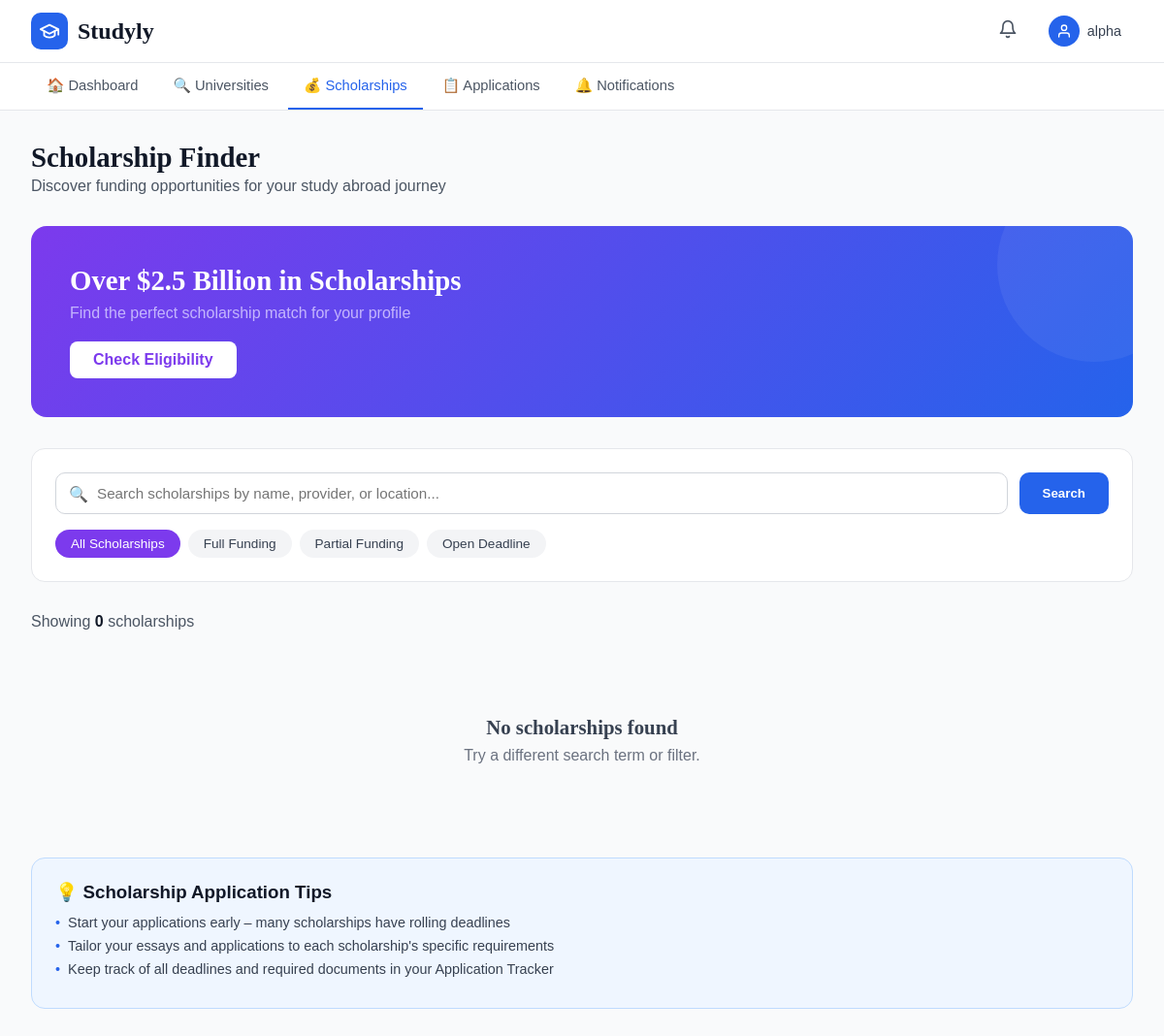
Page /scholarships/ (signed in) on the earlier database version.
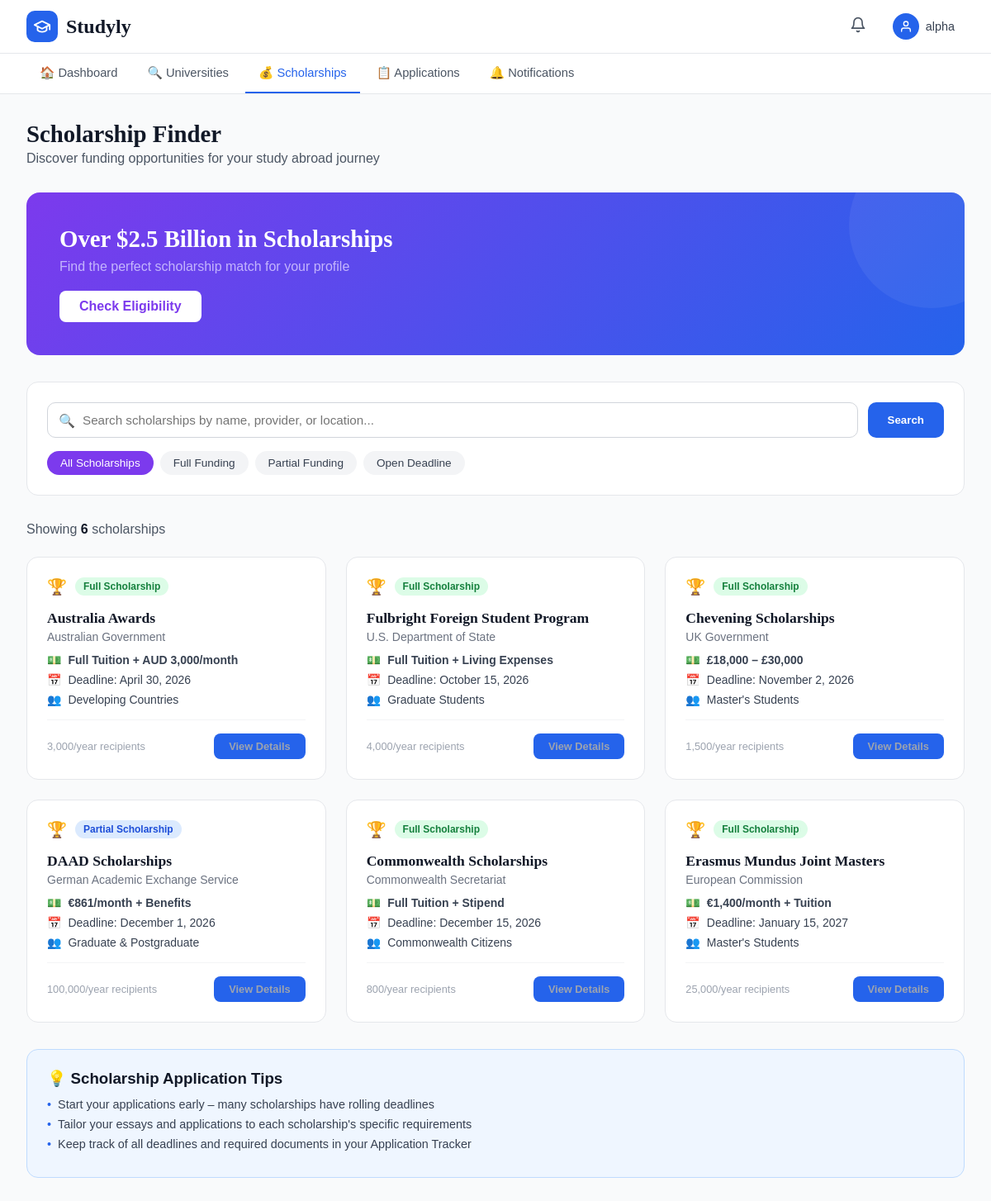
Same page on the later database version.
### users/models.py (models this page shows, shortened)
class User(AbstractUser):
    ROLE_CHOICES = [
        ('student', 'Student'),
        ('admin', 'Admin'),
        ('consultant', 'Educational Consultant'),
    ]
    role = models.CharField(max_length=20, choices=ROLE_CHOICES, default='student')

### scholarships/models.py (models this page shows, shortened)
class Scholarship(models.Model):
    CATEGORY_CHOICES = [
        ('merit', 'Merit-Based'),
        ('need', 'Need-Based'),
        ('sports', 'Sports'),
        ('research', 'Research'),
    ]
    FUNDING_TYPE_CHOICES = [
        ('full', 'Full Funding'),
        ('partial', 'Partial Funding'),
    ]
    title = models.CharField(max_length=255)
    description = models.TextField()
    provider = models.CharField(max_length=255, blank=True, null=True)
    university = models.ForeignKey(
        University,
        on_delete=models.SET_NULL,
        related_name='scholarships',
        null=True,
        blank=True
    )
    amount = models.DecimalField(
        max_digits=12, decimal_places=2,
        null=True, blank=True
    )
    amount_display = models.CharField(
        max_length=150, blank=True, null=True,
        help_text="e.g. Full Tuition + Living Expenses"
    )
    funding_type = models.CharField(
        max_length=10,
        choices=FUNDING_TYPE_CHOICES,
        default='full'
    )
    category = models.CharField(
        max_length=50,
        choices=CATEGORY_CHOICES,
        default='merit'
    )
    deadline = models.DateField()
    target_group = models.CharField(
        max_length=150, blank=True, null=True,
        help_text="e.g. Graduate Students"
    )
    recipients_per_year = models.CharField(
        max_length=50, blank=True, null=True,
        help_text="e.g. 4,000"
    )
    min_gpa_required = models.FloatField(null=True, blank=True)
    min_ielts_required = models.FloatField(null=True, blank=True)
    created_at = models.DateTimeField(auto_now_add=True)
    updated_at = models.DateTimeField(auto_now=True)
    class Meta:
        ordering = ['deadline']
    def is_full_funding(self):
        return self.funding_type == 'full'

### scholarships/views.py (the view)
# urls.py: path('',          views.scholarship_list,   name='list'),
@login_required
def scholarship_list(request):
    scholarships = Scholarship.objects.all()
    query = request.GET.get('q', '')
    if query:
        scholarships = scholarships.filter(
            Q(title__icontains=query) |
            Q(provider__icontains=query) |
            Q(description__icontains=query)
        )
    funding_filter = request.GET.get('funding', '')
    if funding_filter == 'full':
        scholarships = scholarships.filter(funding_type='full')
    elif funding_filter == 'partial':
        scholarships = scholarships.filter(funding_type='partial')
    elif funding_filter == 'open':
        scholarships = scholarships.filter(deadline__gte=timezone.now().date())
    total = scholarships.count()
    return render(request, 'scholarships/scholarships.html', {
        'scholarships': scholarships,
        'total': total,
        'query': query,
        'funding_filter': funding_filter,
    })

### templates/scholarships/scholarships.html (shortened to what this page needs)
{% extends "base.html" %}
{% block content %}
<nav class="top-nav">
  <div class="top-nav-inner">
    <a href="{% url 'dashboard:dashboard' %}" class="logo">
      <div class="logo-icon">
        <svg xmlns="http://www.w3.org/2000/svg" width="22" height="22" fill="none" stroke="white" stroke-width="2" stroke-linecap="round" stroke-linejoin="round" viewBox="0 0 24 24"><path d="M22 10v6M2 10l10-5 10 5-10 5z"/><path d="M6 12v5c3 3 9 3 12 0v-5"/></svg>
      </div>
      <span class="logo-text">Studyly</span>
    </a>
    <div class="nav-right">
      <a href="{% url 'notifications:list' %}" class="bell-btn">
        <svg xmlns="http://www.w3.org/2000/svg" width="20" height="20" fill="none" stroke="currentColor" stroke-width="2" stroke-linecap="round" stroke-linejoin="round" viewBox="0 0 24 24"><path d="M18 8A6 6 0 0 0 6 8c0 7-3 9-3 9h18s-3-2-3-9"/><path d="M13.73 21a2 2 0 0 1-3.46 0"/></svg>
      </a>
      <div class="user-btn">
        <div class="user-avatar">
          <svg xmlns="http://www.w3.org/2000/svg" width="16" height="16" fill="none" stroke="white" stroke-width="2" stroke-linecap="round" stroke-linejoin="round" viewBox="0 0 24 24"><path d="M20 21v-2a4 4 0 0 0-4-4H8a4 4 0 0 0-4 4v2"/><circle cx="12" cy="7" r="4"/></svg>
        </div>
        <span class="user-name">{{ request.user.get_full_name|default:request.user.username }}</span>
      </div>
    </div>
  </div>
</nav>
<div class="sec-nav">
  <div class="sec-nav-inner">
    <a href="{% url 'dashboard:dashboard' %}" class="nav-link">🏠 Dashboard</a>
    <a href="{% url 'universities:list' %}" class="nav-link">🔍 Universities</a>
    <a href="{% url 'scholarships:list' %}" class="nav-link active">💰 Scholarships</a>
    <a href="{% url 'applications:list' %}" class="nav-link">📋 Applications</a>
    <a href="{% url 'notifications:list' %}" class="nav-link">🔔 Notifications</a>
  </div>
</div>
<main>
  <h1 class="page-title">Scholarship Finder</h1>
  <p class="page-subtitle">Discover funding opportunities for your study abroad journey</p>
  <div class="hero-banner">
    <h2>Over $2.5 Billion in Scholarships</h2>
    <p>Find the perfect scholarship match for your profile</p>
    <a href="{% url 'eligibility:check' %}">Check Eligibility</a>
  </div>
  <div class="search-card">
    <form method="get" action="{% url 'scholarships:list' %}">
      <div class="search-row">
        <div class="search-input-wrap">
          <span class="search-icon">🔍</span>
          <input type="text" name="q" value="{{ query }}" placeholder="Search scholarships by name, provider, or location...">
        </div>
        <button type="submit" class="search-btn">Search</button>
      </div>
      <div class="pills">
        <a href="{% url 'scholarships:list' %}{% if query %}?q={{ query }}{% endif %}"
           class="pill {% if not funding_filter %}active{% endif %}">All Scholarships</a>
        <a href="?funding=full{% if query %}&q={{ query }}{% endif %}"
           class="pill {% if funding_filter == 'full' %}active{% endif %}">Full Funding</a>
        <a href="?funding=partial{% if query %}&q={{ query }}{% endif %}"
           class="pill {% if funding_filter == 'partial' %}active{% endif %}">Partial Funding</a>
        <a href="?funding=open{% if query %}&q={{ query }}{% endif %}"
           class="pill {% if funding_filter == 'open' %}active{% endif %}">Open Deadline</a>
      </div>
    </form>
  </div>
  <p class="results-count">Showing <strong>{{ total }}</strong> scholarship{{ total|pluralize }}</p>
  {% if scholarships %}
    <div class="schol-grid">
      {% for s in scholarships %}
        <a href="{% url 'scholarships:detail' s.pk %}" class="schol-card">
          <div class="schol-top">
            <span style="font-size:1.2rem;">🏆</span>
            {% if s.is_full_funding %}
              <span class="badge badge-full">Full Scholarship</span>
            {% else %}
              <span class="badge badge-partial">Partial Scholarship</span>
            {% endif %}
          </div>
          <div class="schol-name">{{ s.title }}</div>
          <div class="schol-provider">{{ s.provider }}</div>
          <div class="schol-details">
            {% if s.amount_display %}
              <div class="schol-detail">💵 <span class="amount">{{ s.amount_display }}</span></div>
            {% endif %}
            <div class="schol-detail">📅 <span>Deadline: {{ s.deadline|date:"F j, Y" }}</span></div>
            {% if s.target_group %}
              <div class="schol-detail">👥 <span>{{ s.target_group }}</span></div>
            {% endif %}
          </div>
          <div class="schol-footer">
            <span>{% if s.recipients_per_year %}{{ s.recipients_per_year }}/year recipients{% endif %}</span>
            <span class="check-btn">View Details</span>
          </div>
        </a>
      {% endfor %}
    </div>
  {% else %}
    <div class="empty-state">
      <h3>No scholarships found</h3>
      <p>Try a different search term or filter.</p>
    </div>
  {% endif %}
  <div class="tips-box">
    <h3>💡 Scholarship Application Tips</h3>
    <div class="tip-item"><span class="tip-dot">•</span><span>Start your applications early – many scholarships have rolling deadlines</span></div>
    <div class="tip-item"><span class="tip-dot">•</span><span>Tailor your essays and applications to each scholarship's specific requirements</span></div>
    <div class="tip-item"><span class="tip-dot">•</span><span>Keep track of all deadlines and required documents in your Application Tracker</span></div>
  </div>
</main>
{% endblock %}

### templates/base.html (shortened to what this page needs)
<!DOCTYPE html>
<html lang="en">
<head>
</head>
<body>
{% block content %}
{% endblock %}
</body>
</html>

Differences in the rows shown:
added Scholarship: funding_type "Full Scholarship", title "Australia Awards", provider "Australian Government", amount_display "Full Tuition + AUD 3,000/month", deadline "April 30, 2026", target_group "Developing Countries", recipients_per_year "3,000"
added Scholarship: funding_type "Full Scholarship", title "Fulbright Foreign Student Program", provider "U.S. Department of State", amount_display "Full Tuition + Living Expenses", deadline "October 15, 2026", target_group "Graduate Students", recipients_per_year "4,000"
added Scholarship: funding_type "Full Scholarship", title "Chevening Scholarships", provider "UK Government", amount_display "£18,000 – £30,000", deadline "November 2, 2026", target_group "Master's Students", recipients_per_year "1,500"
added Scholarship: funding_type "Partial Scholarship", title "DAAD Scholarships", provider "German Academic Exchange Service", amount_display "€861/month + Benefits", deadline "December 1, 2026", target_group "Graduate & Postgraduate", recipients_per_year "100,000"
added Scholarship: funding_type "Full Scholarship", title "Commonwealth Scholarships", provider "Commonwealth Secretariat", amount_display "Full Tuition + Stipend", deadline "December 15, 2026", target_group "Commonwealth Citizens", recipients_per_year "800"
added Scholarship: funding_type "Full Scholarship", title "Erasmus Mundus Joint Masters", provider "European Commission", amount_display "€1,400/month + Tuition", deadline "January 15, 2027", target_group "Master's Students", recipients_per_year "25,000"
Other differences:
{{ total }}: "0" → "6"
text no longer shown: "No scholarships found Try a different search term or filter."
